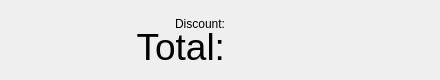
             <widget class="QWidget" name="page_10">
              <widget class="QWidget" name="horizontalLayoutWidget">
               <property name="geometry">
                <rect>
                 <x>0</x>
                 <y>30</y>
                 <width>431</width>
                 <height>41</height>
                </rect>
               </property>
               <layout class="QHBoxLayout" name="horizontalLayout_11">
                <property name="spacing">
                 <number>6</number>
                </property>
                <item>
                 <widget class="QLabel" name="labelTotalpre">
                  <property name="sizePolicy">
                   <sizepolicy hsizetype="Preferred" vsizetype="Preferred">
                    <horstretch>0</horstretch>
                    <verstretch>0</verstretch>
                   </sizepolicy>
                  </property>
                  <property name="minimumSize">
                   <size>
                    <width>0</width>
                    <height>0</height>
                   </size>
                  </property>
                  <property name="maximumSize">
                   <size>
                    <width>16777215</width>
                    <height>35</height>
                   </size>
                  </property>
                  <property name="font">
                   <font>
                    <pointsize>28</pointsize>
                   </font>
                  </property>
                  <property name="layoutDirection">
                   <enum>Qt::LeftToRight</enum>
                  </property>
                  <property name="frameShape">
                   <enum>QFrame::NoFrame</enum>
                  </property>
                  <property name="text">
                   <string>Total:</string>
                  </property>
                  <property name="scaledContents">
                   <bool>true</bool>
                  </property>
                  <property name="alignment">
                   <set>Qt::AlignBottom|Qt::AlignRight|Qt::AlignTrailing</set>
                  </property>
                  <property name="indent">
                   <number>0</number>
                  </property>
                 </widget>
                </item>
                <item>
                 <widget class="QLabel" name="labelTotal">
                  <property name="sizePolicy">
                   <sizepolicy hsizetype="MinimumExpanding" vsizetype="Minimum">
                    <horstretch>0</horstretch>
                    <verstretch>0</verstretch>
                   </sizepolicy>
                  </property>
                  <property name="minimumSize">
                   <size>
                    <width>0</width>
                    <height>0</height>
                   </size>
                  </property>
                  <property name="maximumSize">
                   <size>
                    <width>200</width>
                    <height>35</height>
                   </size>
                  </property>
                  <property name="font">
                   <font>
                    <pointsize>28</pointsize>
                   </font>
                  </property>
                  <property name="layoutDirection">
                   <enum>Qt::LeftToRight</enum>
                  </property>
                  <property name="frameShape">
                   <enum>QFrame::NoFrame</enum>
                  </property>
                  <property name="text">
                   <string/>
                  </property>
                  <property name="scaledContents">
                   <bool>true</bool>
                  </property>
                  <property name="alignment">
                   <set>Qt::AlignBottom|Qt::AlignRight|Qt::AlignTrailing</set>
                  </property>
                 </widget>
                </item>
               </layout>
              </widget>
              <widget class="QWidget" name="horizontalLayoutWidget_2">
               <property name="geometry">
                <rect>
                 <x>0</x>
                 <y>0</y>
                 <width>431</width>
                 <height>31</height>
                </rect>
               </property>
               <layout class="QHBoxLayout" name="horizontalLayout_12">
                <property name="spacing">
                 <number>6</number>
                </property>
                <item>
                 <widget class="QLabel" name="labelTotalDiscountpre">
                  <property name="enabled">
                   <bool>true</bool>
                  </property>
                  <property name="text">
                   <string>Discount:</string>
                  </property>
                  <property name="textFormat">
                   <enum>Qt::AutoText</enum>
                  </property>
                  <property name="scaledContents">
                   <bool>true</bool>
                  </property>
                  <property name="alignment">
                   <set>Qt::AlignBottom|Qt::AlignRight|Qt::AlignTrailing</set>
                  </property>
                 </widget>
                </item>
                <item>
                 <widget class="QLabel" name="labelTotalDiscount">
                  <property name="sizePolicy">
                   <sizepolicy hsizetype="MinimumExpanding" vsizetype="Minimum">
                    <horstretch>0</horstretch>
                    <verstretch>0</verstretch>
                   </sizepolicy>
                  </property>
                  <property name="maximumSize">
                   <size>
                    <width>200</width>
                    <height>16777215</height>
                   </size>
                  </property>
                  <property name="text">
                   <string/>
                  </property>
                  <property name="textFormat">
                   <enum>Qt::AutoText</enum>
                  </property>
                  <property name="scaledContents">
                   <bool>true</bool>
                  </property>
                  <property name="alignment">
                   <set>Qt::AlignBottom|Qt::AlignRight|Qt::AlignTrailing</set>
                  </property>
                 </widget>
                </item>
               </layout>
              </widget>
             </widget>
